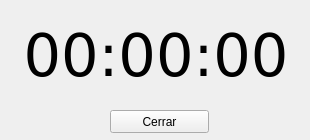
<?xml version="1.0" encoding="UTF-8"?>
<ui version="4.0">
 <class>reloj</class>
 <widget class="QMainWindow" name="reloj">
  <property name="minimumSize">
   <size>
    <width>310</width>
    <height>140</height>
   </size>
  </property>
  <property name="maximumSize">
   <size>
    <width>310</width>
    <height>140</height>
   </size>
  </property>
  <property name="windowTitle">
   <string>Reloj</string>
  </property>
  <property name="windowOpacity">
   <double>1.000000000000000</double>
  </property>
  <property name="layoutDirection">
   <enum>Qt::LeftToRight</enum>
  </property>
  <property name="autoFillBackground">
   <bool>false</bool>
  </property>
  <widget class="QWidget" name="centralwidget">
   <widget class="QLabel" name="label">
    <property name="enabled">
     <bool>true</bool>
    </property>
    <property name="geometry">
     <rect>
      <x>6</x>
      <y>10</y>
      <width>300</width>
      <height>91</height>
     </rect>
    </property>
    <property name="sizeIncrement">
     <size>
      <width>0</width>
      <height>0</height>
     </size>
    </property>
    <property name="font">
     <font>
      <family>Verdana</family>
      <pointsize>44</pointsize>
     </font>
    </property>
    <property name="text">
     <string>00:00:00</string>
    </property>
    <property name="alignment">
     <set>Qt::AlignCenter</set>
    </property>
   </widget>
   <widget class="QPushButton" name="cerrar">
    <property name="geometry">
     <rect>
      <x>110</x>
      <y>110</y>
      <width>99</width>
      <height>23</height>
     </rect>
    </property>
    <property name="text">
     <string>Cerrar</string>
    </property>
   </widget>
  </widget>
 </widget>
 <resources/>
 <connections>
  <connection>
   <sender>cerrar</sender>
   <signal>clicked()</signal>
   <receiver>reloj</receiver>
   <slot>close()</slot>
   <hints>
    <hint type="sourcelabel">
     <x>151</x>
     <y>122</y>
    </hint>
    <hint type="destinationlabel">
     <x>159</x>
     <y>105</y>
    </hint>
   </hints>
  </connection>
 </connections>
</ui>
